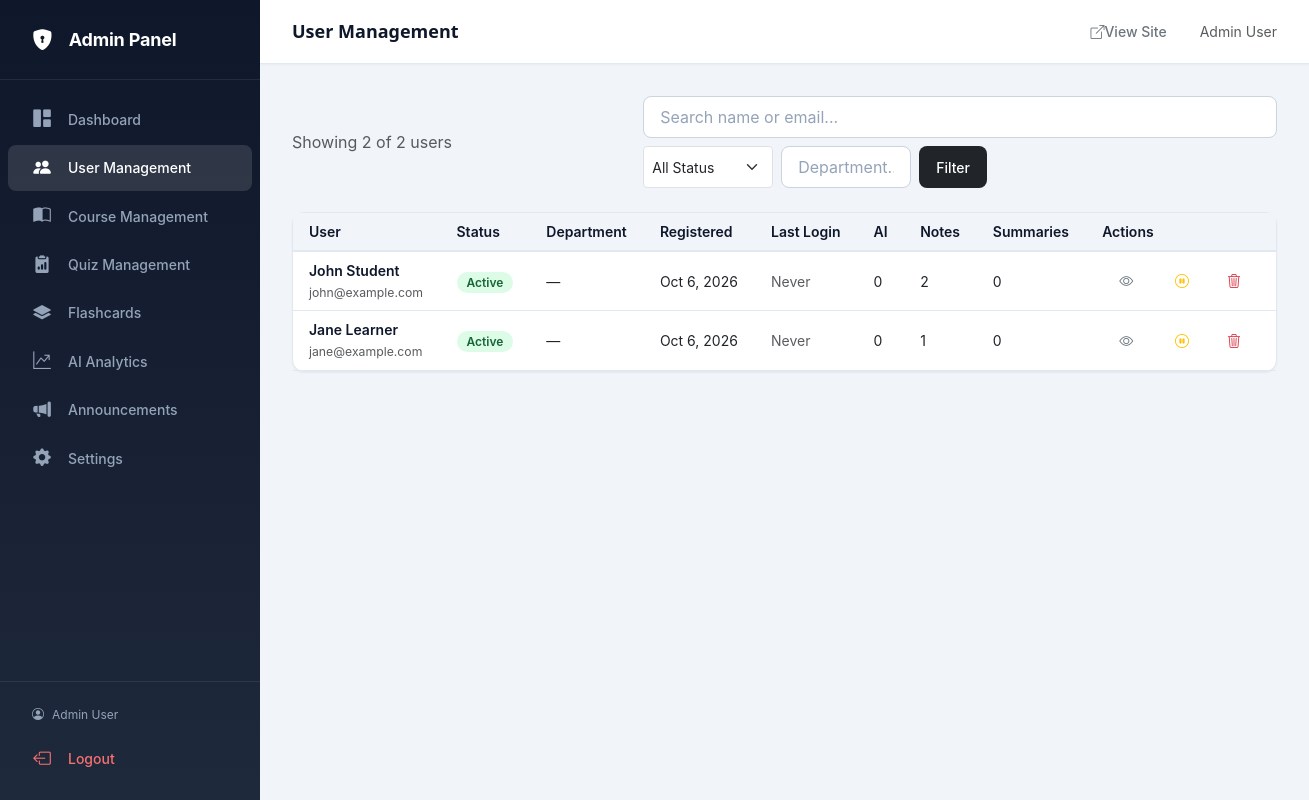
The page /admin/users.php (signed in) on the database its author committed.
### tables this page shows
CREATE TABLE IF NOT EXISTS users (
    id INT AUTO_INCREMENT PRIMARY KEY,
    name VARCHAR(255) NOT NULL,
    email VARCHAR(255) NOT NULL UNIQUE,
    password VARCHAR(255) NOT NULL,
    role ENUM('user', 'admin') DEFAULT 'user',
    status ENUM('active', 'suspended') NOT NULL DEFAULT 'active',
    avatar VARCHAR(255) DEFAULT NULL,
    department VARCHAR(100) DEFAULT NULL,
    created_at TIMESTAMP DEFAULT CURRENT_TIMESTAMP,
    updated_at TIMESTAMP DEFAULT CURRENT_TIMESTAMP ON UPDATE CURRENT_TIMESTAMP,
    last_login TIMESTAMP NULL,
    INDEX idx_email (email),
    INDEX idx_role (role)
);

### config/config.php (called while the page is built, shortened)
<?php
function app_url($path = '') {
    $path = ltrim($path, '/');
    return rtrim(APP_BASE_URL, '/') . '/' . $path;
}

### admin/users.php (the view, shortened to what this page needs)
<?php
require_once __DIR__ . '/../config/config.php';
$db = get_db_connection();
$search = trim($_GET['q'] ?? '');
$filter_dept   = trim($_GET['dept'] ?? '');
$where = ["role='user'"];
$params = [];
$wsql = implode(' AND ', $where);
$page = max(1, intval($_GET['page'] ?? 1));
$per_page = 15;
$offset = ($page - 1) * $per_page;
$total = 0;
$users = [];
if ($db) {
    try {
        $total = (int)$db->prepare("SELECT COUNT(*) FROM users WHERE $wsql")->execute($params) ? $db->prepare("SELECT COUNT(*) FROM users WHERE $wsql") : null;
        if ($total) { $total->execute($params); $total = $total->fetchColumn(); }
        else { $total = 0; }
        $params2 = array_merge($params, [$per_page, $offset]);
        $cols = "u.id, u.name, u.email, u.status, u.department, u.created_at, u.last_login,
                 (SELECT COUNT(*) FROM ai_tutor_questions atq WHERE atq.user_id=u.id) as ai_count,
                 (SELECT COUNT(*) FROM notes n WHERE n.user_id=u.id) as note_count,
                 (SELECT COUNT(*) FROM summaries s WHERE s.user_id=u.id) as summary_count";
        $users = $db->prepare("SELECT $cols FROM users u WHERE $wsql ORDER BY u.created_at DESC LIMIT ? OFFSET ?");
        $users->execute($params2); $users = $users->fetchAll();
    } catch (Exception $e) { error_log('Admin users error: '.$e->getMessage()); }
}
require_once __DIR__ . '/../views/admin/partials/header.php';
?>
<div class="d-flex flex-wrap align-items-center justify-content-between gap-2 mb-4">
    <div><span class="text-muted">Showing <?php echo count($users); ?> of <?php echo $total; ?> users</span></div>
    <form method="get" class="d-flex flex-wrap gap-2">
        <input type="text" name="q" class="form-control form-control-sm" placeholder="Search name or email..." value="<?php echo htmlspecialchars($search); ?>" style="min-width:200px">
        <select name="status" class="form-select form-select-sm" style="width:130px">
            <option value="">All Status</option>
        </select>
        <input type="text" name="dept" class="form-control form-control-sm" placeholder="Department..." value="<?php echo htmlspecialchars($filter_dept); ?>" style="width:130px">
        <button class="btn btn-sm btn-dark">Filter</button>
    </form>
</div>
<div class="card"><div class="card-body p-0">
<div class="table-responsive">
<table class="admin-table mb-0">
<thead>
    <tr><th>User</th><th>Status</th><th>Department</th><th>Registered</th><th>Last Login</th><th>AI</th><th>Notes</th><th>Summaries</th><th>Actions</th></tr>
</thead>
<tbody>
<?php foreach ($users as $u): ?>
<tr>
    <td><a href="<?php echo app_url('admin/user_view.php?id='.$u['id']); ?>" class="fw-semibold text-decoration-none" style="color:var(--color-primary-dark)"><?php echo htmlspecialchars($u['name']); ?></a><br><small class="text-muted"><?php echo htmlspecialchars($u['email']); ?></small></td>
    <td><span class="<?php echo $u['status']==='suspended'?'badge-suspended':'badge-active'; ?>"><?php echo ucfirst($u['status'] ?? 'active'); ?></span></td>
    <td><?php echo htmlspecialchars($u['department'] ?? '—'); ?></td>
    <td class="text-nowrap"><?php echo date('M j, Y', strtotime($u['created_at'])); ?></td>
    <td class="text-nowrap"><?php echo $u['last_login'] ? date('M j, g:i A', strtotime($u['last_login'])) : '<span class="text-muted">Never</span>'; ?></td>
    <td><?php echo (int)$u['ai_count']; ?></td>
    <td><?php echo (int)$u['note_count']; ?></td>
    <td><?php echo (int)$u['summary_count']; ?></td>
    <td class="text-nowrap">
        <a href="<?php echo app_url('admin/user_view.php?id='.$u['id']); ?>" class="btn btn-sm btn-outline-secondary me-1" title="View"><i class="bi bi-eye"></i></a>
        <form method="post" class="d-inline" onsubmit="return confirm('Are you sure?')">
            <button class="btn btn-sm btn-outline-<?php echo $u['status']==='suspended'?'success':'warning'; ?>" title="<?php echo $u['status']==='suspended'?'Reactivate':'Suspend'; ?>">
                <i class="bi bi-<?php echo $u['status']==='suspended'?'play-circle':'pause-circle'; ?>"></i>
            </button>
        </form>
        <form method="post" class="d-inline" onsubmit="return confirm('Delete this user and all their data?')">
            <button class="btn btn-sm btn-outline-danger" title="Delete"><i class="bi bi-trash3"></i></button>
        </form>
    </td>
</tr>
<?php endforeach; ?>
</tbody>
</table>
</div>
</div></div>
<?php require_once __DIR__ . '/../views/admin/partials/footer.php'; ?>

### rows shown on the page
users: name "John Student", email "john@example.com", status "Active", department "—", created_at "Oct 6, 2026", shows "Never", ai_count "0", note_count "2", summary_count "0"
users: name "Jane Learner", email "jane@example.com", status "Active", department "—", created_at "Oct 6, 2026", shows "Never", ai_count "0", note_count "1", summary_count "0"

### other values the page prints
$item['label'] "Dashboard"
$item['label'] "User Management"
$item['label'] "Course Management"
$item['label'] "Quiz Management"
$item['label'] "Flashcards"
$item['label'] "AI Analytics"
$item['label'] "Announcements"
$item['label'] "Settings"
$admin_name "Admin User"
$page_title "User Management"
count($users) "2"
$total "2"
